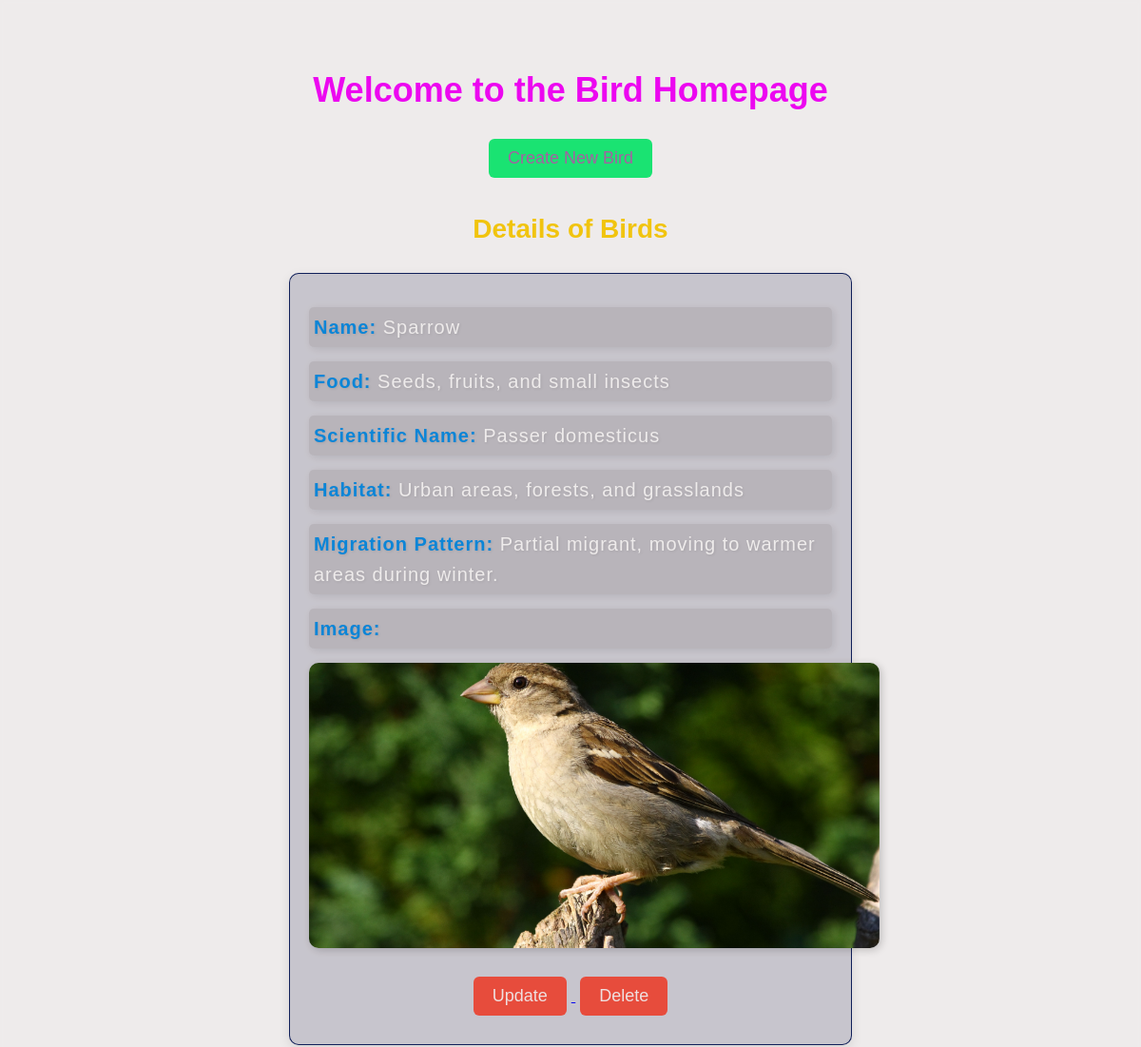
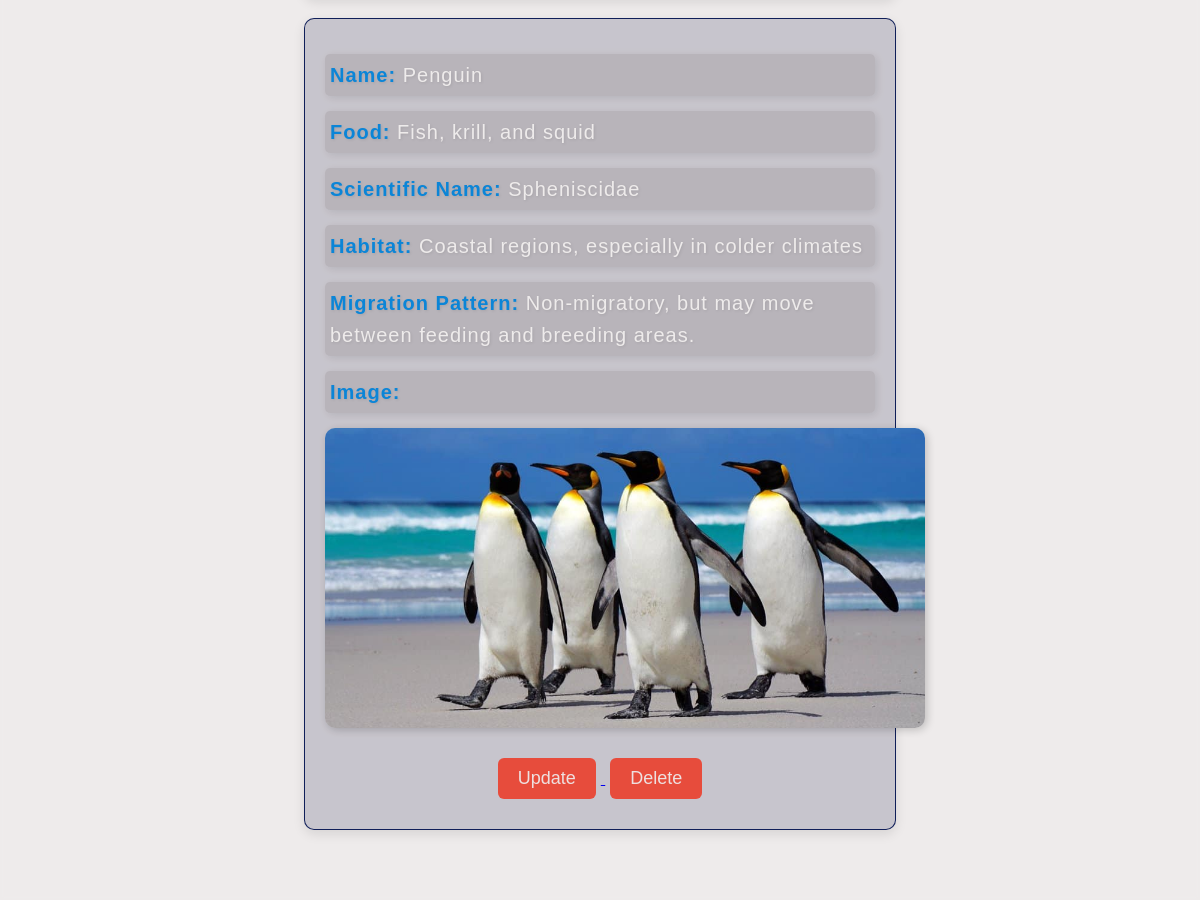
Screenshot of /bird/birdhome with the database file from the repository (2 pictures, top to bottom).
### bird/models.py (models this page shows, shortened)
class Bird(models.Model):
    bname=models.CharField(max_length=100)
    bfood=models.TextField()
    bScientificName=models.CharField(max_length=200,null=True, blank=True)
    bHabitat=models.CharField(max_length=100,null=True, blank=True)
    bMigrationPattern=models.CharField(max_length=200,null=True, blank=True)
    bimg=models.ImageField(upload_to='images/',blank=True,null=True)

### bird/views.py (the view)
# urls.py: path('birdhome',views.home,name='birdhome'),
def home(request):
    input=Bird.objects.all()
    context={'input':input}
    return render(request,'birdhome.html',context)

### bird/templates/birdhome.html (shortened to what this page needs)
{% extends 'main.html' %}
{% block content %}
<div class="background-overlay"></div>
<h1>Welcome to the Bird Homepage</h1>
<a href="{% url 'createbd' %}">
    <button class="btn btn-create">Create New Bird</button>
</a>
<h3>Details of Birds</h3>
{% for b in input %}
<div class="bird-card">
    <div class="bird-info">
        <p><strong>Name:</strong> {{ b.bname }}</p>
        <p><strong>Food:</strong> {{ b.bfood }}</p>
        <p><strong>Scientific Name:</strong> {{ b.bScientificName }}</p>
        <p><strong>Habitat:</strong> {{ b.bHabitat }}</p>
        <p><strong>Migration Pattern:</strong> {{ b.bMigrationPattern }}</p>
        {% if b.bimg %}
            <p><strong>Image:</strong></p>
            <img src="{{ b.bimg.url }}" alt="Bird Image" class="bird-image">
        {% else %}
            <p><em>No image available</em></p>
        {% endif %}
    </div>
    <div class="btn-container">
        <a href="{% url 'updatebd' b.id %}">
            <button class="btn btn-update">Update</button>
        </a>
        <a href="{% url 'deletebd' b.id %}">
            <button class="btn btn-delete">Delete</button>
        </a>
    </div>
</div>
{% endfor %}
{% endblock content %}

### animal/templates/main.html (shortened to what this page needs)
{% load static %}
<!DOCTYPE html>
<html lang="en">
<head>
    <link rel="stylesheet" href="{% static 'css\anihome.css' %}">
</head>
<body>
    {% block content %}
    {% endblock content %}
</body>
</html>

### animal/static/css/anihome.css (style rules this page uses)
body { margin: 0; padding: 0; background-image: url(https://th.bing.com/th/id/OIP.FE1nPDxobwAh4_wfhIorMAHaEK?rs=1&pid=ImgDetMain); background-size: cover; color: #333; }
.btn-create { background: #2e8b57; border: none; padding: 10px 20px; border-radius: 5px; cursor: pointer; }

### bird/templates/birdhome.html (style rules this page uses)
body { background-image: url('https://i.pinimg.com/736x/2b/90/cd/2b90cd9b06e2399603b03a7b97b2f7c7.jpg'); background-size: contain; background-position: center; background-color: #eeebeb; background-repeat: repeat; font-family: Arial, sans-serif; color: #ec07f0; text-align: center; padding: 50px; }
.background-overlay { position: fixed; top: 0; left: 0; width: 100%; height: 100%; background: rgba(255, 255, 255, 0.01); backdrop-filter: blur(2px); z-index: -1; }
h1 { font-size: 36px; margin-bottom: 20px; font-weight: bold; }
h3 { font-size: 28px; margin-bottom: 30px; color: #f1c40f; }
.bird-card { margin-bottom: 20px; padding: 20px; border: 1px solid #031350ed; border-radius: 10px; background-color: rgba(6, 6, 52, 0.159); box-shadow: 0px 4px 12px rgba(0, 0, 0, 0.1); transition: box-shadow 0.3s ease-in-out; display: inline-block; text-align: left; width: 50%; }
.bird-info p { font-size: 20px; margin: 15px 0; color: #eeebeb; font-family: 'Arial', sans-serif; line-height: 1.6; text-shadow: 1px 1px 3px rgba(0, 0, 0, 0.1); letter-spacing: 1px; padding: 5px; background-color: rgba(124, 118, 118, 0.208); border-radius: 5px; box-shadow: 2px 2px 8px rgba(0, 0, 0, 0.1); transition: all 0.3s ease; }
.bird-info strong { color: #0b85d7; }
.bird-image { width: 600px; height: 300px; object-fit: cover; border-radius: 10px; box-shadow: 2px 2px 8px rgba(0, 0, 0, 0.2); margin-top: 10px; display: block; margin-left: auto; margin-right: auto; }
.btn { font-size: 18px; padding: 10px 20px; border: none; border-radius: 6px; cursor: pointer; transition: background-color 0.3s ease; display: inline-block; margin: 10px 5px; text-align: center; }
.btn-create { background-color: #0be369ee; color: rgba(249, 18, 191, 0.621); text-decoration: none; }
.btn-update, .btn-delete { background-color: #e74c3c; color: rgb(238, 224, 224); }
.btn-container { margin-top: 20px; text-align: center; }

### rows the page displays
Bird: bname "Sparrow", bfood "Seeds, fruits, and small insects", bScientificName "Passer domesticus", bHabitat "Urban areas, forests, and grasslands", bMigrationPattern "Partial migrant, moving to warmer areas during winter.", bimg (picture)
Bird: bname "Penguin", bfood "Fish, krill, and squid", bScientificName "Spheniscidae", bHabitat "Coastal regions, especially in colder climates", bMigrationPattern "Non-migratory, but may move between feeding and breeding areas.", bimg (picture)
